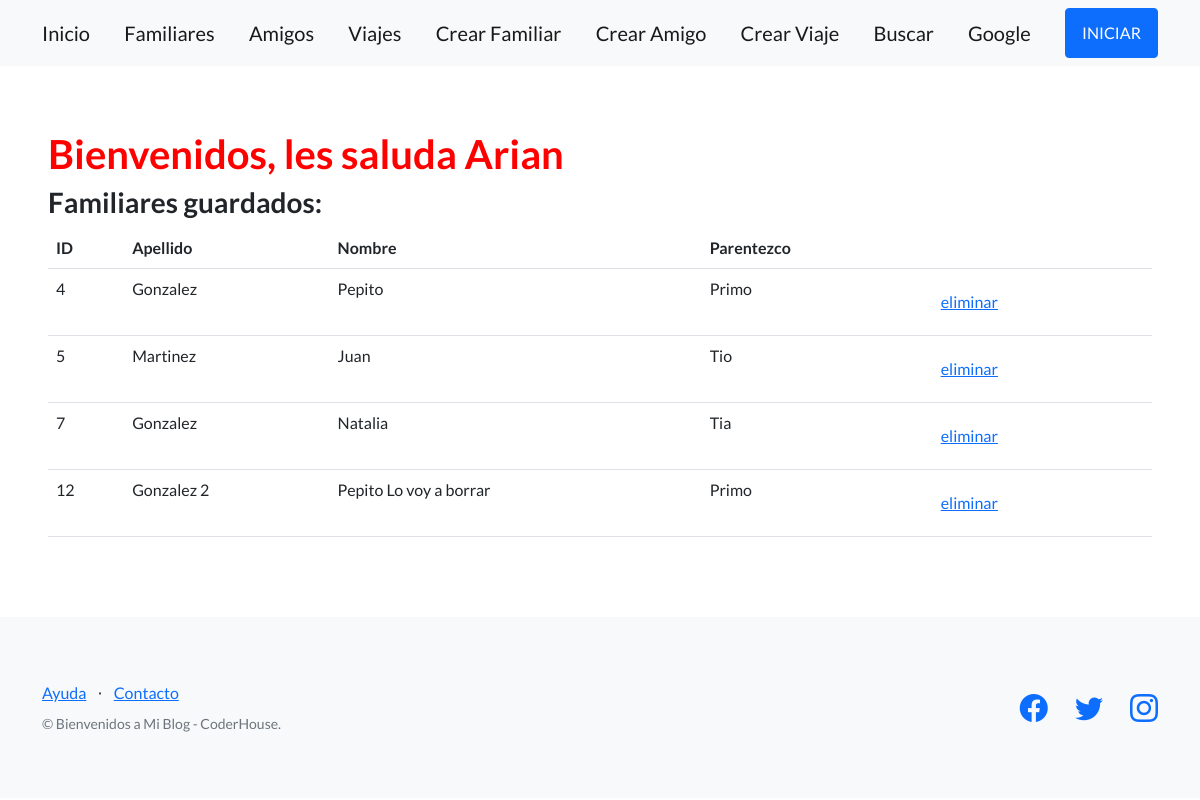
The page /blog/familiares/ on the database as committed earlier.
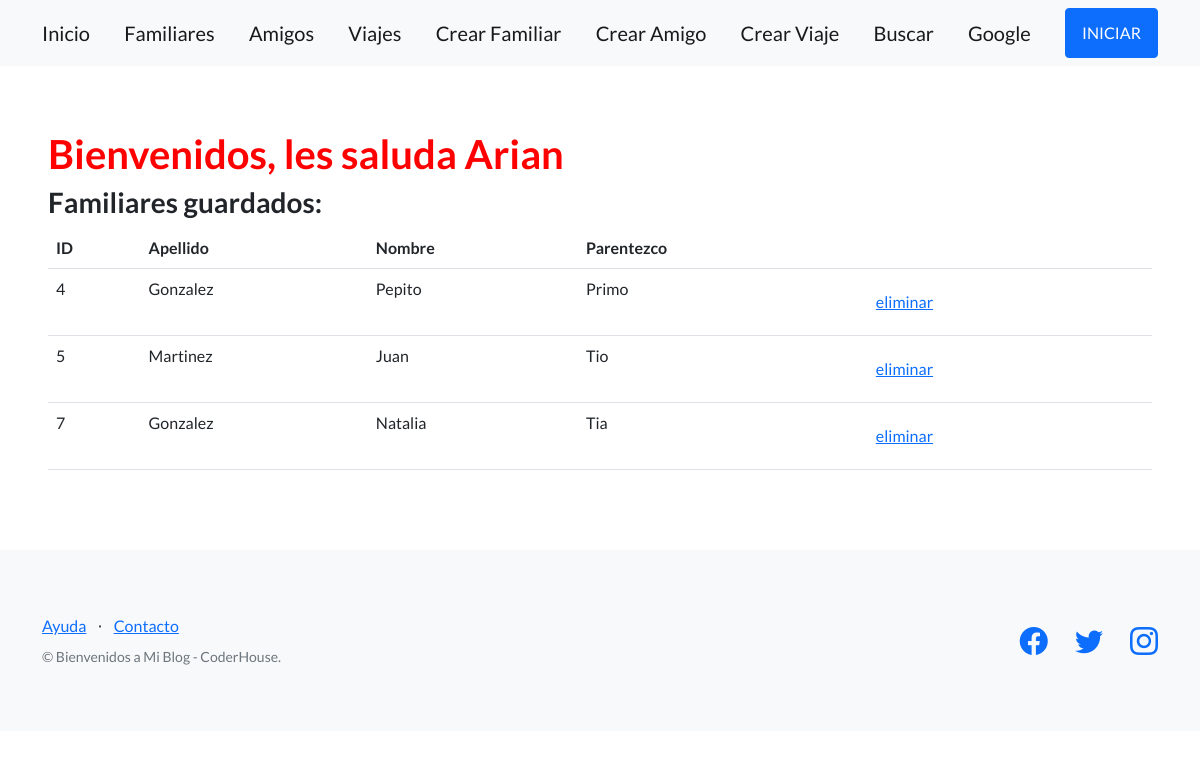
The same page on the database as committed later.
### mi_blog/models.py (models this page shows, shortened)
class Persona(models.Model):
    nombre = models.CharField(max_length=100)
    fecha_nacimiento = models.DateField()
    apellido = models.CharField(max_length=256)

class Familiares(Persona):
    parentesco = models.CharField(max_length=50)

class Persona(models.Model):
    nombre = models.CharField(max_length=100)
    fecha_nacimiento = models.DateField()
    apellido = models.CharField(max_length=256)

### mi_blog/views.py (the view)
# urls.py: path('familiares/', views.lista_familiares, name='lista_familiares'),
def lista_familiares(request):
    familiares = Familiares.objects.all()
    return render(request, 'mi_blog/lista_familiares.html', {'familiares': familiares})

### mi_blog/templates/mi_blog/lista_familiares.html (shortened to what this page needs)
{% extends "base.html" %}
{% block contenido %}
<h1 style="color:red;">
    Bienvenidos, les saluda Arian
</h1>
<h3>Familiares guardados:</h3>
<table class="table">
  <tbody>
    <tr>
      <th>ID</th>
      <th>Apellido</th>
      <th>Nombre</th>
      <th>Parentezco</th>
      <th></th>
    </tr>
    {% for familiares in familiares %}
    <tr>
      <td>{{ familiares.id }}</td>
      <td>{{ familiares.apellido }}</td>
      <td>{{ familiares.nombre }}</td>
      <td>{{ familiares.parentesco }}</td>
      <td>
        <form action="{% url 'mi_blog:eliminar_familiar' familiares.id %}" method="post">
          <input type="submit" class="btn btn-link" value="eliminar"/>
        </form>
      </td>
    </tr>
    {% endfor %}
    </tbody>
  </table>
{% endblock contenido %}

Rows that differ between the two databases and show on the page:
removed Familiares: id "12", apellido "Gonzalez 2", nombre "Pepito Lo voy a borrar", parentesco "Primo"
